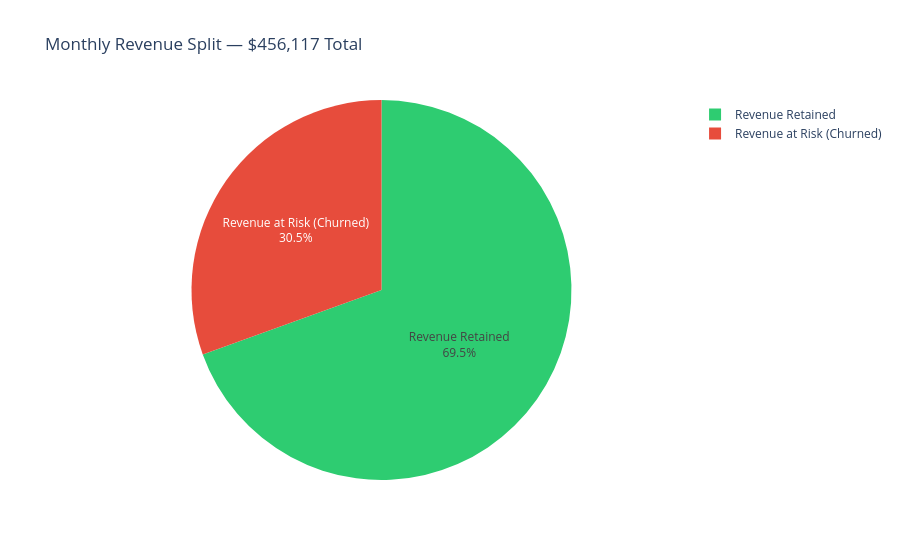

The cell this chart's notebook holds for it:
### Markdown cell above
## Q4 — Revenue at Risk <a id='5'></a>

### Code cell
df4 = run_query('../queries/04_revenue_at_risk.sql')
display(df4)

# Revenue breakdown pie
labels = ['Revenue Retained', 'Revenue at Risk (Churned)']
values = [df4['monthly_revenue_retained'][0], df4['monthly_revenue_lost'][0]]
fig = px.pie(values=values, names=labels,
             color_discrete_sequence=['#2ecc71', '#e74c3c'],
             title=f'Monthly Revenue Split — ${df4["total_monthly_revenue"][0]:,.0f} Total')
fig.update_traces(textinfo='percent+label')
fig.show()

print(f'📌 Insight: ${df4["monthly_revenue_lost"][0]:,.0f}/month at risk.')
print(f'   Churned customers pay ${df4["avg_charge_churned"][0]} avg vs ${df4["avg_charge_retained"][0]} for retained.')
print('   High-value customers are leaving more than low-value ones!')

### Figure 1 — Plotly figure (JSON) as saved in the notebook; plotly's stock layout.template omitted (floating-point values rounded to 4 significant figures)
{"data": [{"domain": {"x": [0, 1], "y": [0, 1]}, "hovertemplate": "label=%{label}<br>value=%{value}<extra></extra>", "labels": ["Revenue Retained", "Revenue at Risk (Churned)"], "legendgroup": "", "name": "", "showlegend": true, "textinfo": "percent+label", "type": "pie", "values": [317000.0, 139100.0]}], "layout": {"legend": {"tracegroupgap": 0}, "piecolorway": ["#2ecc71", "#e74c3c"], "title": {"text": "Monthly Revenue Split — $456,117 Total"}}}
